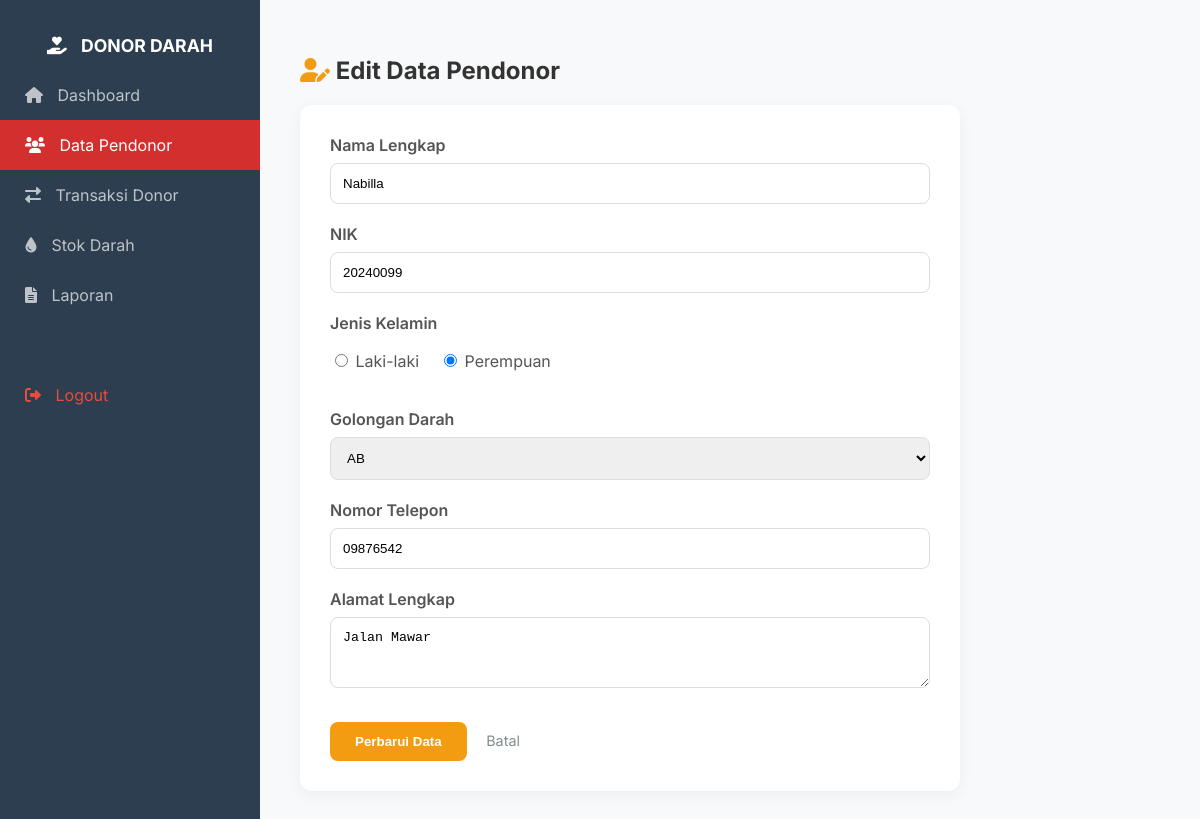
The page /editPendonor.php?id=5 (signed in) on the database its author committed.
### tables this page shows
CREATE TABLE `pendonor` (
  `id_pendonor` int(11) NOT NULL,
  `nik` varchar(16) NOT NULL,
  `nama_pendonor` varchar(100) NOT NULL,
  `jenis_kelamin` enum('L','P') DEFAULT NULL,
  `golongan_darah` varchar(5) DEFAULT NULL,
  `alamat` text DEFAULT NULL,
  `no_telp` varchar(20) DEFAULT NULL
);

### editPendonor.php (the view, shortened to what this page needs)
<?php
include '../koneksi.php';
$id = $_GET['id'];
$data = mysqli_query($koneksi, "SELECT * FROM pendonor WHERE id_pendonor='$id'");
$d = mysqli_fetch_array($data);
?>
<!DOCTYPE html>
<html lang="id">
<head>
    <link rel="stylesheet" href="https://cdnjs.cloudflare.com/ajax/libs/font-awesome/6.0.0/css/all.min.css">
</head>
<body>
    <div class="sidebar">
        <h2 style="text-align:center; font-size: 1.1rem;"><i class="fas fa-hand-holding-heart"></i> DONOR DARAH</h2>
        <a href="index.php"><i class="fas fa-home"></i> Dashboard</a>
        <a href="pendonor.php" class="active"><i class="fas fa-users"></i> Data Pendonor</a>
        <a href="transaksi.php"><i class="fas fa-exchange-alt"></i> Transaksi Donor</a>
        <a href="stok.php"><i class="fas fa-tint"></i> Stok Darah</a>
        <a href="laporan.php"><i class="fas fa-file-alt"></i> Laporan</a>
        <a href="logout.php" style="margin-top:50px; color:#e74c3c;"><i class="fas fa-sign-out-alt"></i> Logout</a>
    </div>
    <div class="main-content">
        <h1><i class="fas fa-user-edit" style="color: #f39c12;"></i> Edit Data Pendonor</h1>
        <div class="card-form">
            <form method="POST">
                <div class="form-group">
                    <label>Nama Lengkap</label>
                    <input type="text" name="nama_pendonor" value="<?= $d['nama_pendonor']; ?>" required>
                </div>
                <div class="form-group">
                    <label>NIK</label>
                    <input type="text" name="nik" value="<?= $d['nik']; ?>" required>
                </div>
                <div class="form-group">
                    <label>Jenis Kelamin</label>
                    <div class="radio-group">
                        <label style="font-weight: 400;"><input type="radio" name="jenis_kelamin" value="L" <?= ($d['jenis_kelamin']=='L') ? 'checked' : ''; ?> required> Laki-laki</label>
                        <label style="font-weight: 400;"><input type="radio" name="jenis_kelamin" value="P" <?= ($d['jenis_kelamin']=='P') ? 'checked' : ''; ?> required> Perempuan</label>
                    </div>
                </div>
                <div class="form-group">
                    <label>Golongan Darah</label>
                    <select name="golongan_darah" required>
                        <option value="AB" <?= ($d['golongan_darah']=='AB') ? 'selected' : ''; ?>>AB</option>
                    </select>
                </div>
                <div class="form-group">
                    <label>Nomor Telepon</label>
                    <input type="number" name="no_telp" value="<?= $d['no_telp']; ?>" required>
                </div>
                <div class="form-group">
                    <label>Alamat Lengkap</label>
                    <textarea name="alamat" rows="3" required><?= $d['alamat']; ?></textarea>
                </div>
                <div style="margin-top: 30px;">
                    <button type="submit" name="update" class="btn-update">Perbarui Data</button>
                    <a href="pendonor.php" class="btn-back">Batal</a>
                </div>
            </form>
        </div>
    </div>
</body>
</html>

### editPendonor.php (style rules this page uses)
:root { --primary-red: #d32f2f; --sidebar-color: #2c3e50; }
body { font-family: 'Inter', sans-serif; background-color: #f8f9fa; margin: 0; display: flex; }
.sidebar { width: 260px; height: 100vh; background: var(--sidebar-color); color: white; position: fixed; padding-top: 20px; }
.sidebar a { display: block; padding: 15px 25px; color: #bdc3c7; text-decoration: none; transition: 0.3s; }
.sidebar a:hover, .sidebar a.active { background: var(--primary-red); color: white; }
.sidebar i { margin-right: 10px; }
.main-content { margin-left: 260px; width: calc(100% - 260px); padding: 40px; }
.card-form { background: white; padding: 30px; border-radius: 12px; box-shadow: 0 4px 15px rgba(0,0,0,0.05); max-width: 600px; }
h1 { color: #333; margin-bottom: 20px; font-size: 1.5rem; }
.form-group { margin-bottom: 20px; }
.form-group label { display: block; margin-bottom: 8px; font-weight: 600; color: #555; }
input[type="text"], input[type="number"], select, textarea { width: 100%; padding: 12px; border: 1px solid #ddd; border-radius: 8px; box-sizing: border-box; outline: none; transition: 0.3s; }
.radio-group { display: flex; gap: 20px; padding: 10px 0; }
.btn-update { background: #f39c12; color: white; padding: 12px 25px; border: none; border-radius: 8px; font-weight: 600; cursor: pointer; transition: 0.3s; }
.btn-back { color: #7f8c8d; text-decoration: none; margin-left: 15px; font-size: 0.9rem; }

### rows shown on the page
pendonor: nama_pendonor "Nabilla", nik "20240099", jenis_kelamin "☐ Laki-laki", jenis_kelamin "☑ Perempuan", golongan_darah "AB", no_telp "09876542", alamat "Jalan Mawar"
